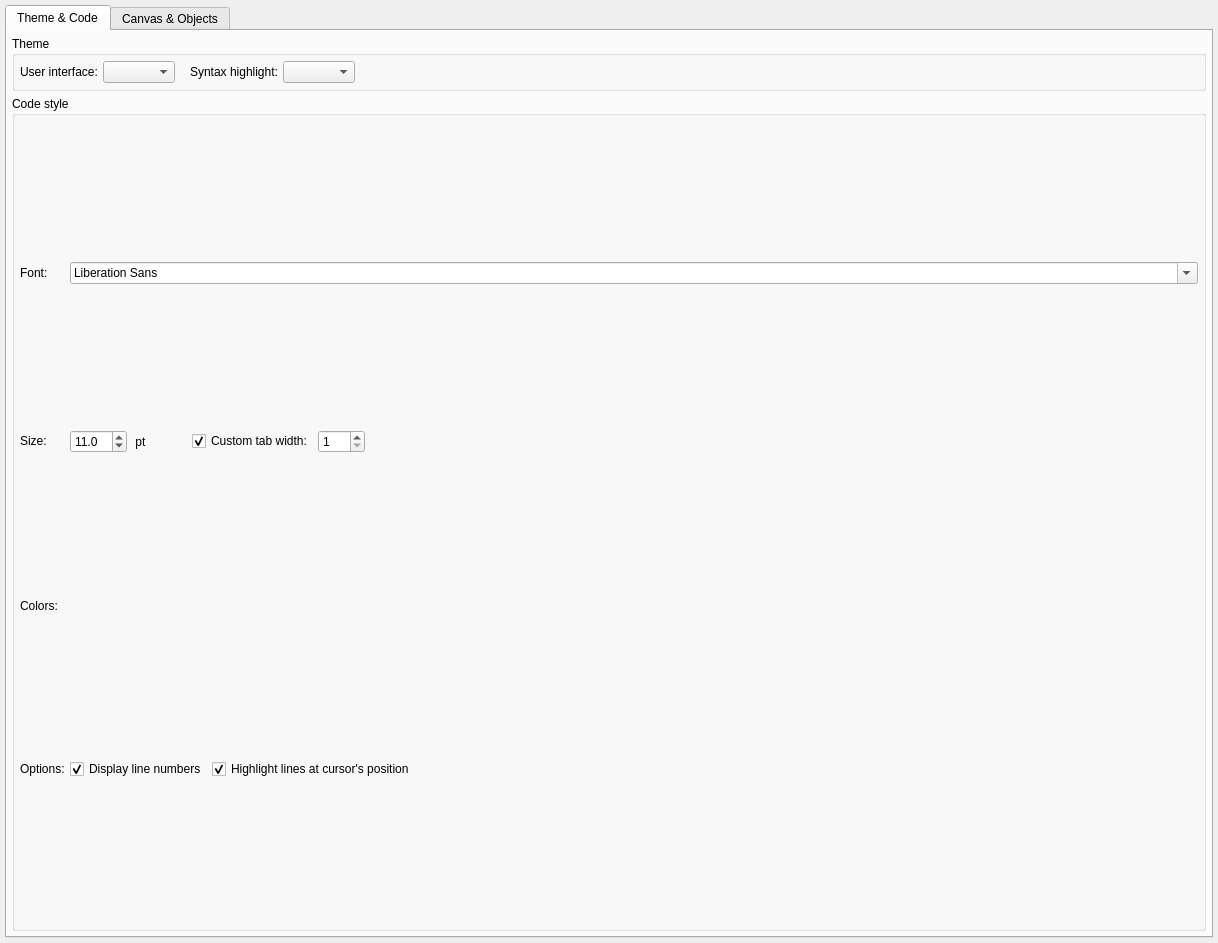
<?xml version="1.0" encoding="UTF-8"?>
<ui version="4.0">
 <class>AppearanceConfigWidget</class>
 <widget class="QWidget" name="AppearanceConfigWidget">
  <property name="geometry">
   <rect>
    <x>0</x>
    <y>0</y>
    <width>1218</width>
    <height>943</height>
   </rect>
  </property>
  <property name="windowTitle">
   <string>Form</string>
  </property>
  <layout class="QVBoxLayout" name="verticalLayout_2">
   <property name="spacing">
    <number>5</number>
   </property>
   <property name="leftMargin">
    <number>5</number>
   </property>
   <property name="topMargin">
    <number>5</number>
   </property>
   <property name="rightMargin">
    <number>5</number>
   </property>
   <property name="bottomMargin">
    <number>5</number>
   </property>
   <item>
    <widget class="QTabWidget" name="appearance_tbw">
     <property name="currentIndex">
      <number>0</number>
     </property>
     <widget class="QWidget" name="tab">
      <attribute name="title">
       <string>Theme &amp;&amp; Code</string>
      </attribute>
      <layout class="QVBoxLayout" name="verticalLayout">
       <property name="spacing">
        <number>5</number>
       </property>
       <property name="leftMargin">
        <number>5</number>
       </property>
       <property name="topMargin">
        <number>5</number>
       </property>
       <property name="rightMargin">
        <number>5</number>
       </property>
       <property name="bottomMargin">
        <number>5</number>
       </property>
       <item>
        <widget class="QGroupBox" name="groupBox">
         <property name="title">
          <string>Theme</string>
         </property>
         <layout class="QHBoxLayout" name="horizontalLayout">
          <property name="spacing">
           <number>5</number>
          </property>
          <property name="leftMargin">
           <number>5</number>
          </property>
          <property name="topMargin">
           <number>5</number>
          </property>
          <property name="rightMargin">
           <number>5</number>
          </property>
          <property name="bottomMargin">
           <number>5</number>
          </property>
          <item>
           <widget class="QLabel" name="label">
            <property name="text">
             <string>User interface:</string>
            </property>
           </widget>
          </item>
          <item>
           <widget class="QComboBox" name="ui_theme_cmb">
            <property name="sizePolicy">
             <sizepolicy hsizetype="Preferred" vsizetype="Fixed">
              <horstretch>0</horstretch>
              <verstretch>0</verstretch>
             </sizepolicy>
            </property>
            <property name="currentIndex">
             <number>-1</number>
            </property>
           </widget>
          </item>
          <item>
           <widget class="QLabel" name="label_3">
            <property name="text">
             <string>Syntax highlight:</string>
            </property>
            <property name="indent">
             <number>10</number>
            </property>
           </widget>
          </item>
          <item>
           <widget class="QComboBox" name="syntax_hl_theme_cmb">
            <property name="sizePolicy">
             <sizepolicy hsizetype="Preferred" vsizetype="Fixed">
              <horstretch>0</horstretch>
              <verstretch>0</verstretch>
             </sizepolicy>
            </property>
            <property name="sizeAdjustPolicy">
             <enum>QComboBox::AdjustToContentsOnFirstShow</enum>
            </property>
           </widget>
          </item>
          <item>
           <spacer name="horizontalSpacer_3">
            <property name="orientation">
             <enum>Qt::Horizontal</enum>
            </property>
            <property name="sizeHint" stdset="0">
             <size>
              <width>40</width>
              <height>20</height>
             </size>
            </property>
           </spacer>
          </item>
         </layout>
        </widget>
       </item>
       <item>
        <widget class="QGroupBox" name="code_font_gb">
         <property name="sizePolicy">
          <sizepolicy hsizetype="Preferred" vsizetype="Expanding">
           <horstretch>0</horstretch>
           <verstretch>0</verstretch>
          </sizepolicy>
         </property>
         <property name="title">
          <string>Code style</string>
         </property>
         <layout class="QGridLayout" name="gridLayout_5">
          <property name="leftMargin">
           <number>5</number>
          </property>
          <property name="topMargin">
           <number>5</number>
          </property>
          <property name="rightMargin">
           <number>5</number>
          </property>
          <property name="bottomMargin">
           <number>5</number>
          </property>
          <property name="spacing">
           <number>5</number>
          </property>
          <item row="1" column="0">
           <widget class="QLabel" name="font_lbl_2">
            <property name="sizePolicy">
             <sizepolicy hsizetype="Fixed" vsizetype="Fixed">
              <horstretch>0</horstretch>
              <verstretch>0</verstretch>
             </sizepolicy>
            </property>
            <property name="text">
             <string>Size:</string>
            </property>
           </widget>
          </item>
          <item row="0" column="0">
           <widget class="QLabel" name="font_lbl_3">
            <property name="sizePolicy">
             <sizepolicy hsizetype="Fixed" vsizetype="Fixed">
              <horstretch>0</horstretch>
              <verstretch>0</verstretch>
             </sizepolicy>
            </property>
            <property name="text">
             <string>Font:</string>
            </property>
           </widget>
          </item>
          <item row="2" column="0">
           <widget class="QLabel" name="colors_lbl_2">
            <property name="sizePolicy">
             <sizepolicy hsizetype="Fixed" vsizetype="Fixed">
              <horstretch>0</horstretch>
              <verstretch>0</verstretch>
             </sizepolicy>
            </property>
            <property name="text">
             <string>Colors:</string>
            </property>
           </widget>
          </item>
          <item row="3" column="0">
           <widget class="QLabel" name="colors_lbl_3">
            <property name="sizePolicy">
             <sizepolicy hsizetype="Fixed" vsizetype="Fixed">
              <horstretch>0</horstretch>
              <verstretch>0</verstretch>
             </sizepolicy>
            </property>
            <property name="text">
             <string>Options:</string>
            </property>
           </widget>
          </item>
          <item row="3" column="1" colspan="2">
           <layout class="QHBoxLayout" name="horizontalLayout_18">
            <property name="spacing">
             <number>5</number>
            </property>
            <item>
             <widget class="QCheckBox" name="disp_line_numbers_chk">
              <property name="text">
               <string>Display line numbers</string>
              </property>
              <property name="checked">
               <bool>true</bool>
              </property>
             </widget>
            </item>
            <item>
             <widget class="QCheckBox" name="hightlight_lines_chk">
              <property name="sizePolicy">
               <sizepolicy hsizetype="Expanding" vsizetype="Fixed">
                <horstretch>0</horstretch>
                <verstretch>0</verstretch>
               </sizepolicy>
              </property>
              <property name="text">
               <string>Highlight lines at cursor's position</string>
              </property>
              <property name="checked">
               <bool>true</bool>
              </property>
             </widget>
            </item>
           </layout>
          </item>
          <item row="0" column="1" colspan="2">
           <widget class="QFontComboBox" name="code_font_cmb">
            <property name="sizePolicy">
             <sizepolicy hsizetype="Expanding" vsizetype="Fixed">
              <horstretch>0</horstretch>
              <verstretch>0</verstretch>
             </sizepolicy>
            </property>
           </widget>
          </item>
          <item row="1" column="1" colspan="2">
           <layout class="QHBoxLayout" name="horizontalLayout_5">
            <property name="spacing">
             <number>5</number>
            </property>
            <item>
             <widget class="QDoubleSpinBox" name="code_font_size_spb">
              <property name="specialValueText">
               <string/>
              </property>
              <property name="decimals">
               <number>1</number>
              </property>
              <property name="minimum">
               <double>5.000000000000000</double>
              </property>
              <property name="maximum">
               <double>100.000000000000000</double>
              </property>
              <property name="singleStep">
               <double>0.500000000000000</double>
              </property>
              <property name="value">
               <double>11.000000000000000</double>
              </property>
             </widget>
            </item>
            <item>
             <widget class="QLabel" name="unity_lbl_2">
              <property name="sizePolicy">
               <sizepolicy hsizetype="Minimum" vsizetype="Preferred">
                <horstretch>0</horstretch>
                <verstretch>0</verstretch>
               </sizepolicy>
              </property>
              <property name="text">
               <string> pt</string>
              </property>
             </widget>
            </item>
            <item>
             <spacer name="horizontalSpacer">
              <property name="orientation">
               <enum>Qt::Horizontal</enum>
              </property>
              <property name="sizeType">
               <enum>QSizePolicy::Fixed</enum>
              </property>
              <property name="sizeHint" stdset="0">
               <size>
                <width>40</width>
                <height>20</height>
               </size>
              </property>
             </spacer>
            </item>
            <item>
             <widget class="QCheckBox" name="tab_width_chk">
              <property name="text">
               <string>Custom tab width:</string>
              </property>
              <property name="checked">
               <bool>true</bool>
              </property>
             </widget>
            </item>
            <item>
             <widget class="QSpinBox" name="tab_width_spb">
              <property name="enabled">
               <bool>true</bool>
              </property>
              <property name="minimum">
               <number>1</number>
              </property>
              <property name="maximum">
               <number>100</number>
              </property>
              <property name="value">
               <number>1</number>
              </property>
             </widget>
            </item>
            <item>
             <spacer name="horizontalSpacer_2">
              <property name="orientation">
               <enum>Qt::Horizontal</enum>
              </property>
              <property name="sizeHint" stdset="0">
               <size>
                <width>40</width>
                <height>20</height>
               </size>
              </property>
             </spacer>
            </item>
           </layout>
          </item>
         </layout>
        </widget>
       </item>
      </layout>
     </widget>
     <widget class="QWidget" name="tab_2">
      <attribute name="title">
       <string>Canvas &amp;&amp; Objects</string>
      </attribute>
      <layout class="QVBoxLayout" name="verticalLayout_3">
       <property name="spacing">
        <number>5</number>
       </property>
       <property name="leftMargin">
        <number>5</number>
       </property>
       <property name="topMargin">
        <number>5</number>
       </property>
       <property name="rightMargin">
        <number>5</number>
       </property>
       <property name="bottomMargin">
        <number>5</number>
       </property>
       <item>
        <widget class="QGroupBox" name="design_gb_2">
         <property name="minimumSize">
          <size>
           <width>0</width>
           <height>0</height>
          </size>
         </property>
         <property name="title">
          <string>Design</string>
         </property>
         <layout class="QHBoxLayout" name="horizontalLayout_13">
          <property name="spacing">
           <number>5</number>
          </property>
          <property name="leftMargin">
           <number>5</number>
          </property>
          <property name="topMargin">
           <number>5</number>
          </property>
          <property name="rightMargin">
           <number>5</number>
          </property>
          <property name="bottomMargin">
           <number>5</number>
          </property>
          <item>
           <layout class="QHBoxLayout" name="horizontalLayout_2">
            <property name="spacing">
             <number>5</number>
            </property>
            <item>
             <layout class="QGridLayout" name="gridLayout_6">
              <property name="spacing">
               <number>5</number>
              </property>
              <item row="0" column="0">
               <widget class="QLabel" name="grid_size_lbl_5">
                <property name="sizePolicy">
                 <sizepolicy hsizetype="Preferred" vsizetype="Preferred">
                  <horstretch>0</horstretch>
                  <verstretch>0</verstretch>
                 </sizepolicy>
                </property>
                <property name="statusTip">
                 <string/>
                </property>
                <property name="text">
                 <string>Grid size:</string>
                </property>
               </widget>
              </item>
              <item row="0" column="1">
               <widget class="QSpinBox" name="grid_size_spb">
                <property name="sizePolicy">
                 <sizepolicy hsizetype="Preferred" vsizetype="Fixed">
                  <horstretch>0</horstretch>
                  <verstretch>0</verstretch>
                 </sizepolicy>
                </property>
                <property name="toolTip">
                 <string>&lt;p&gt;Defines the vertical and horizontal grid size. This value affects the spacing of objects when using the feature that aligns the objects on the grid. &lt;/p&gt;</string>
                </property>
                <property name="statusTip">
                 <string/>
                </property>
                <property name="minimum">
                 <number>10</number>
                </property>
                <property name="maximum">
                 <number>100</number>
                </property>
                <property name="singleStep">
                 <number>1</number>
                </property>
                <property name="value">
                 <number>20</number>
                </property>
               </widget>
              </item>
              <item row="1" column="0">
               <widget class="QLabel" name="grid_size_lbl_6">
                <property name="sizePolicy">
                 <sizepolicy hsizetype="Preferred" vsizetype="Preferred">
                  <horstretch>0</horstretch>
                  <verstretch>0</verstretch>
                 </sizepolicy>
                </property>
                <property name="statusTip">
                 <string/>
                </property>
                <property name="text">
                 <string>Grid line color:</string>
                </property>
               </widget>
              </item>
              <item row="1" column="1">
               <widget class="QWidget" name="grid_color_wgt" native="true">
                <property name="enabled">
                 <bool>true</bool>
                </property>
                <property name="minimumSize">
                 <size>
                  <width>0</width>
                  <height>0</height>
                 </size>
                </property>
               </widget>
              </item>
              <item row="2" column="0">
               <widget class="QLabel" name="canvas_color_3">
                <property name="sizePolicy">
                 <sizepolicy hsizetype="Fixed" vsizetype="Preferred">
                  <horstretch>0</horstretch>
                  <verstretch>0</verstretch>
                 </sizepolicy>
                </property>
                <property name="statusTip">
                 <string/>
                </property>
                <property name="text">
                 <string>Canvas color:</string>
                </property>
               </widget>
              </item>
              <item row="2" column="1">
               <widget class="QWidget" name="canvas_color_wgt" native="true">
                <property name="enabled">
                 <bool>true</bool>
                </property>
                <property name="minimumSize">
                 <size>
                  <width>0</width>
                  <height>0</height>
                 </size>
                </property>
               </widget>
              </item>
             </layout>
            </item>
            <item>
             <layout class="QGridLayout" name="gridLayout_9">
              <property name="spacing">
               <number>5</number>
              </property>
              <item row="0" column="0">
               <widget class="QLabel" name="grid_size_lbl_9">
                <property name="sizePolicy">
                 <sizepolicy hsizetype="Fixed" vsizetype="Preferred">
                  <horstretch>0</horstretch>
                  <verstretch>0</verstretch>
                 </sizepolicy>
                </property>
                <property name="statusTip">
                 <string/>
                </property>
                <property name="text">
                 <string>Delimiters color:</string>
                </property>
               </widget>
              </item>
              <item row="2" column="2">
               <widget class="QSpinBox" name="ext_attribs_per_page_spb">
                <property name="sizePolicy">
                 <sizepolicy hsizetype="Minimum" vsizetype="Fixed">
                  <horstretch>0</horstretch>
                  <verstretch>0</verstretch>
                 </sizepolicy>
                </property>
                <property name="minimumSize">
                 <size>
                  <width>60</width>
                  <height>0</height>
                 </size>
                </property>
                <property name="toolTip">
                 <string>&lt;p&gt;Defines the minimum amount of attributes visible per page on tables and view when the pagination is enabled on these objects.&lt;/p&gt;</string>
                </property>
                <property name="statusTip">
                 <string/>
                </property>
                <property name="minimum">
                 <number>5</number>
                </property>
                <property name="maximum">
                 <number>100</number>
                </property>
                <property name="singleStep">
                 <number>5</number>
                </property>
                <property name="value">
                 <number>5</number>
                </property>
               </widget>
              </item>
              <item row="1" column="1" colspan="2">
               <widget class="QSpinBox" name="min_obj_opacity_spb">
                <property name="sizePolicy">
                 <sizepolicy hsizetype="Preferred" vsizetype="Fixed">
                  <horstretch>0</horstretch>
                  <verstretch>0</verstretch>
                 </sizepolicy>
                </property>
                <property name="minimumSize">
                 <size>
                  <width>60</width>
                  <height>0</height>
                 </size>
                </property>
                <property name="toolTip">
                 <string>&lt;p&gt;Defines the minimum opacity percentage applied to the objects when using the fade out feature. A zero opacity causes the object to be completely hidden not being possible to interact with it in the canvas area.&lt;/p&gt;</string>
                </property>
                <property name="statusTip">
                 <string/>
                </property>
                <property name="minimum">
                 <number>0</number>
                </property>
                <property name="maximum">
                 <number>70</number>
                </property>
                <property name="singleStep">
                 <number>5</number>
                </property>
                <property name="value">
                 <number>10</number>
                </property>
               </widget>
              </item>
              <item row="2" column="1">
               <widget class="QSpinBox" name="attribs_per_page_spb">
                <property name="sizePolicy">
                 <sizepolicy hsizetype="Minimum" vsizetype="Fixed">
                  <horstretch>0</horstretch>
                  <verstretch>0</verstretch>
                 </sizepolicy>
                </property>
                <property name="minimumSize">
                 <size>
                  <width>60</width>
                  <height>0</height>
                 </size>
                </property>
                <property name="toolTip">
                 <string>&lt;p&gt;These spinners define the minimum amount of attributes visible per page in each section of tables and views when the pagination is enabled on them. The first one controls the amount of columns per page. The second defines the amount of extended attributes (constraints, indexes, trigger, rules, policies) displayed per page.&lt;/p&gt;</string>
                </property>
                <property name="statusTip">
                 <string/>
                </property>
                <property name="minimum">
                 <number>5</number>
                </property>
                <property name="maximum">
                 <number>100</number>
                </property>
                <property name="singleStep">
                 <number>5</number>
                </property>
                <property name="value">
                 <number>10</number>
                </property>
               </widget>
              </item>
              <item row="2" column="0">
               <widget class="QLabel" name="attributes_per_page_lbl_3">
                <property name="sizePolicy">
                 <sizepolicy hsizetype="Preferred" vsizetype="Preferred">
                  <horstretch>0</horstretch>
                  <verstretch>0</verstretch>
                 </sizepolicy>
                </property>
                <property name="text">
                 <string>Attributes per page:</string>
                </property>
               </widget>
              </item>
              <item row="1" column="0">
               <widget class="QLabel" name="min_obj_opacity_lbl_3">
                <property name="sizePolicy">
                 <sizepolicy hsizetype="Preferred" vsizetype="Preferred">
                  <horstretch>0</horstretch>
                  <verstretch>0</verstretch>
                 </sizepolicy>
                </property>
                <property name="text">
                 <string>Min. object opacity (%): </string>
                </property>
               </widget>
              </item>
              <item row="0" column="1" colspan="2">
               <widget class="QWidget" name="delimiters_color_wgt" native="true">
                <property name="enabled">
                 <bool>true</bool>
                </property>
                <property name="minimumSize">
                 <size>
                  <width>0</width>
                  <height>0</height>
                 </size>
                </property>
               </widget>
              </item>
             </layout>
            </item>
           </layout>
          </item>
          <item>
           <spacer name="horizontalSpacer_10">
            <property name="orientation">
             <enum>Qt::Horizontal</enum>
            </property>
            <property name="sizeHint" stdset="0">
             <size>
              <width>491</width>
              <height>20</height>
             </size>
            </property>
           </spacer>
          </item>
         </layout>
        </widget>
       </item>
       <item>
        <widget class="QGroupBox" name="appearance_frm">
         <property name="title">
          <string>Objects</string>
         </property>
         <layout class="QGridLayout" name="gridLayout">
          <property name="leftMargin">
           <number>5</number>
          </property>
          <property name="topMargin">
           <number>5</number>
          </property>
          <property name="rightMargin">
           <number>5</number>
          </property>
          <property name="bottomMargin">
           <number>5</number>
          </property>
          <property name="spacing">
           <number>5</number>
          </property>
          <item row="0" column="1" colspan="4">
           <widget class="QComboBox" name="element_cmb">
            <property name="iconSize">
             <size>
              <width>28</width>
              <height>28</height>
             </size>
            </property>
            <item>
             <property name="text">
              <string>Global: Font style</string>
             </property>
            </item>
            <item>
             <property name="text">
              <string>Global: Constraints descriptor</string>
             </property>
            </item>
            <item>
             <property name="text">
              <string>Global: Object selection</string>
             </property>
            </item>
            <item>
             <property name="text">
              <string>Global: Object shadow</string>
             </property>
            </item>
            <item>
             <property name="text">
              <string>Global: Position hint text</string>
             </property>
            </item>
            <item>
             <property name="text">
              <string>Global: Position hint box</string>
             </property>
            </item>
            <item>
             <property name="text">
              <string>Global: Objects type</string>
             </property>
            </item>
            <item>
             <property name="text">
              <string>Global: Lock arc</string>
             </property>
            </item>
            <item>
             <property name="text">
              <string>Global: Lock body</string>
             </property>
            </item>
            <item>
             <property name="text">
              <string>Table: Schema name</string>
             </property>
            </item>
            <item>
             <property name="text">
              <string>Table: Name</string>
             </property>
            </item>
            <item>
             <property name="text">
              <string>Table: Columns box</string>
             </property>
            </item>
            <item>
             <property name="text">
              <string>Table: Extended attributes box</string>
             </property>
            </item>
            <item>
             <property name="text">
              <string>Table: Title box</string>
             </property>
            </item>
            <item>
             <property name="text">
              <string>Table: Attributes toggler buttons</string>
             </property>
            </item>
            <item>
             <property name="text">
              <string>Table: Attributes toggler box</string>
             </property>
            </item>
            <item>
             <property name="text">
              <string>Rule: Name</string>
             </property>
            </item>
            <item>
             <property name="text">
              <string>Rule: Descriptor</string>
             </property>
            </item>
            <item>
             <property name="text">
              <string>Index: Name</string>
             </property>
            </item>
            <item>
             <property name="text">
              <string>Index: Descriptor</string>
             </property>
            </item>
            <item>
             <property name="text">
              <string>Trigger: Name</string>
             </property>
            </item>
            <item>
             <property name="text">
              <string>Trigger: Descriptor</string>
             </property>
            </item>
            <item>
             <property name="text">
              <string>Constraint: Name</string>
             </property>
            </item>
            <item>
             <property name="text">
              <string>Constraint: Descriptor</string>
             </property>
            </item>
            <item>
             <property name="text">
              <string>Policy: Name</string>
             </property>
            </item>
            <item>
             <property name="text">
              <string>Policy: Descriptor</string>
             </property>
            </item>
            <item>
             <property name="text">
              <string>View: Schema name</string>
             </property>
            </item>
            <item>
             <property name="text">
              <string>View: Name</string>
             </property>
            </item>
            <item>
             <property name="text">
              <string>View: References box</string>
             </property>
            </item>
            <item>
             <property name="text">
              <string>View: Extended attributes box</string>
             </property>
            </item>
            <item>
             <property name="text">
              <string>View: Title box</string>
             </property>
            </item>
            <item>
             <property name="text">
              <string>View: Table / columns alias</string>
             </property>
            </item>
            <item>
             <property name="text">
              <string>View: Referenced column</string>
             </property>
            </item>
            <item>
             <property name="text">
              <string>View: Referenced table</string>
             </property>
            </item>
            <item>
             <property name="text">
              <string>View: Reference descriptor</string>
             </property>
            </item>
            <item>
             <property name="text">
              <string>View: Attributes toggler buttons</string>
             </property>
            </item>
            <item>
             <property name="text">
              <string>View: Attributes toggler box</string>
             </property>
            </item>
            <item>
             <property name="text">
              <string>Textbox: Body</string>
             </property>
            </item>
            <item>
             <property name="text">
              <string>Column: Column name</string>
             </property>
            </item>
            <item>
             <property name="text">
              <string>Column: Descriptor</string>
             </property>
            </item>
            <item>
             <property name="text">
              <string>Column: Included / Inherited by relationship</string>
             </property>
            </item>
            <item>
             <property name="text">
              <string>Column: Protected</string>
             </property>
            </item>
            <item>
             <property name="text">
              <string>Column (pk): Name</string>
             </property>
            </item>
            <item>
             <property name="text">
              <string>Column (pk): Descriptor</string>
             </property>
            </item>
            <item>
             <property name="text">
              <string>Column (fk): Name</string>
             </property>
            </item>
            <item>
             <property name="text">
              <string>Column (fk): Descriptor</string>
             </property>
            </item>
            <item>
             <property name="text">
              <string>Column (uq): Name</string>
             </property>
            </item>
            <item>
             <property name="text">
              <string>Column (uq): Descriptor</string>
             </property>
            </item>
            <item>
             <property name="text">
              <string>Column (nn): Name</string>
             </property>
            </item>
            <item>
             <property name="text">
              <string>Column (nn): Descriptor</string>
             </property>
            </item>
            <item>
             <property name="text">
              <string>Relationship: Descriptor</string>
             </property>
            </item>
            <item>
             <property name="text">
              <string>Relationship: Label text</string>
             </property>
            </item>
            <item>
             <property name="text">
              <string>Relationship: Label box</string>
             </property>
            </item>
            <item>
             <property name="text">
              <string>Relationship: Attribute text</string>
             </property>
            </item>
            <item>
             <property name="text">
              <string>Relationship: Attribute descriptor</string>
             </property>
            </item>
            <item>
             <property name="text">
              <string>Tag: Name</string>
             </property>
            </item>
            <item>
             <property name="text">
              <string>Tag: Body</string>
             </property>
            </item>
            <item>
             <property name="text">
              <string>Placeholder: Body</string>
             </property>
            </item>
            <item>
             <property name="text">
              <string>Foreign table: Schema name</string>
             </property>
            </item>
            <item>
             <property name="text">
              <string>Foreign table: Name</string>
             </property>
            </item>
            <item>
             <property name="text">
              <string>Foreign table: Attributes box</string>
             </property>
            </item>
            <item>
             <property name="text">
              <string>Foreign table: Extended attributes box</string>
             </property>
            </item>
            <item>
             <property name="text">
              <string>Foreign table: Title box</string>
             </property>
            </item>
            <item>
             <property name="text">
              <string>Foreign table: Attributes toggler buttons</string>
             </property>
            </item>
            <item>
             <property name="text">
              <string>Foreign table: Attributes toggler box</string>
             </property>
            </item>
           </widget>
          </item>
          <item row="3" column="0">
           <widget class="QLabel" name="colors_lbl">
            <property name="sizePolicy">
             <sizepolicy hsizetype="Fixed" vsizetype="Fixed">
              <horstretch>0</horstretch>
              <verstretch>0</verstretch>
             </sizepolicy>
            </property>
            <property name="text">
             <string>Colors:</string>
            </property>
           </widget>
          </item>
          <item row="0" column="0">
           <widget class="QLabel" name="element_lbl">
            <property name="sizePolicy">
             <sizepolicy hsizetype="Preferred" vsizetype="Fixed">
              <horstretch>0</horstretch>
              <verstretch>0</verstretch>
             </sizepolicy>
            </property>
            <property name="text">
             <string>Element:</string>
            </property>
           </widget>
          </item>
          <item row="1" column="0">
           <widget class="QLabel" name="font_lbl">
            <property name="sizePolicy">
             <sizepolicy hsizetype="Preferred" vsizetype="Fixed">
              <horstretch>0</horstretch>
              <verstretch>0</verstretch>
             </sizepolicy>
            </property>
            <property name="text">
             <string>Font:</string>
            </property>
           </widget>
          </item>
          <item row="2" column="4">
           <widget class="QCheckBox" name="underline_chk">
            <property name="sizePolicy">
             <sizepolicy hsizetype="Expanding" vsizetype="Fixed">
              <horstretch>0</horstretch>
              <verstretch>0</verstretch>
             </sizepolicy>
            </property>
            <property name="text">
             <string>Underline</string>
            </property>
           </widget>
          </item>
          <item row="2" column="1">
           <layout class="QHBoxLayout" name="horizontalLayout_4">
            <property name="spacing">
             <number>0</number>
            </property>
            <item>
             <widget class="QDoubleSpinBox" name="elem_font_size_spb">
              <property name="decimals">
               <number>1</number>
              </property>
              <property name="minimum">
               <double>5.000000000000000</double>
              </property>
              <property name="maximum">
               <double>100.000000000000000</double>
              </property>
              <property name="singleStep">
               <double>0.500000000000000</double>
              </property>
              <property name="value">
               <double>8.000000000000000</double>
              </property>
             </widget>
            </item>
            <item>
             <widget class="QLabel" name="unity_lbl">
              <property name="text">
               <string> pt</string>
              </property>
              <property name="indent">
               <number>5</number>
              </property>
             </widget>
            </item>
           </layout>
          </item>
          <item row="1" column="1" colspan="4">
           <widget class="QFontComboBox" name="elem_font_cmb">
            <property name="sizePolicy">
             <sizepolicy hsizetype="Expanding" vsizetype="Fixed">
              <horstretch>0</horstretch>
              <verstretch>0</verstretch>
             </sizepolicy>
            </property>
           </widget>
          </item>
          <item row="2" column="3">
           <widget class="QCheckBox" name="italic_chk">
            <property name="sizePolicy">
             <sizepolicy hsizetype="Fixed" vsizetype="Fixed">
              <horstretch>0</horstretch>
              <verstretch>0</verstretch>
             </sizepolicy>
            </property>
            <property name="font">
             <font>
              <bold>false</bold>
             </font>
            </property>
            <property name="text">
             <string>Italic</string>
            </property>
           </widget>
          </item>
          <item row="2" column="2">
           <widget class="QCheckBox" name="bold_chk">
            <property name="sizePolicy">
             <sizepolicy hsizetype="Fixed" vsizetype="Fixed">
              <horstretch>0</horstretch>
              <verstretch>0</verstretch>
             </sizepolicy>
            </property>
            <property name="font">
             <font>
              <bold>false</bold>
             </font>
            </property>
            <property name="text">
             <string>Bold</string>
            </property>
           </widget>
          </item>
         </layout>
        </widget>
       </item>
      </layout>
     </widget>
    </widget>
   </item>
  </layout>
 </widget>
 <tabstops>
  <tabstop>element_cmb</tabstop>
  <tabstop>elem_font_cmb</tabstop>
  <tabstop>elem_font_size_spb</tabstop>
  <tabstop>bold_chk</tabstop>
  <tabstop>italic_chk</tabstop>
  <tabstop>underline_chk</tabstop>
 </tabstops>
 <resources/>
 <connections/>
</ui>
